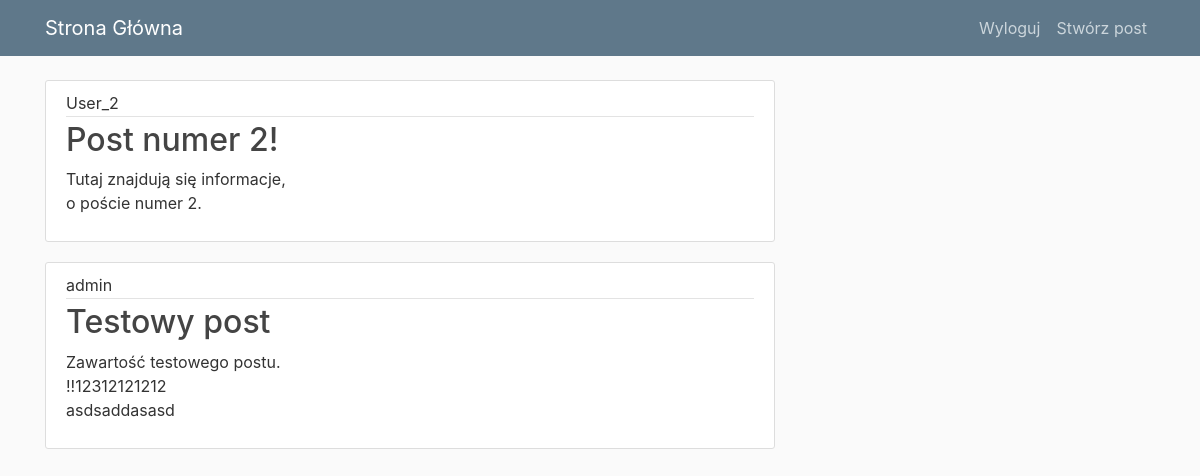
Screenshot of / (signed in) with the database file from the repository.
### home_page/models.py (models this page shows, shortened)
class Post(models.Model):
    title = models.CharField(max_length=100,verbose_name=u"Tytuł")
    content = models.TextField(verbose_name=u"Opis postu")
    date_posted = models.DateTimeField(default=timezone.now)
    author = models.ForeignKey(User, on_delete=models.CASCADE)

### home_page/views.py (the view)
# urls.py: path('', PostListView.as_view(),name="home_page-home"),
class PostListView(ListView):
    model = Post
    template_name = 'home_page/home.html'
    context_object_name = 'posts'
    ordering = ['-date_posted']

### home_page/templates/home_page/home.html
{% extends 'home_page/base.html' %}
{% block content %}
    {% for post in posts %}
    <article class="media content-section">
        <div class="media-body">
          <div class="article-metadata">
            <a class="mr-2" >{{ post.author }}</a>
          </div>
          <h2><a class="article-title" href="{% url 'post-detail' post.id %}">{{ post.title }}</a></h2>
          <p class="article-content">{{ post.content }}</p>
        </div>
      </article>
    {% endfor %}
{% endblock content %}

### home_page/static/home_page/main.css (style rules this page uses)
body { background: #fafafa; color: #333333; margin-top: 5rem; }
h1, h2, h3, h4, h5, h6 { color: #444444; }
.content-section { background: #ffffff; padding: 10px 20px; border: 1px solid #dddddd; border-radius: 3px; margin-bottom: 20px; }
.article-title { color: #444444; }
.article-content { white-space: pre-line; }
.article-metadata { padding-bottom: 1px; margin-bottom: 4px; border-bottom: 1px solid #e3e3e3 }

### rows the page displays
Post: author "User_2", title "Post numer 2!", content "Tutaj znajdują się informacje, o poście numer 2."
Post: author "admin", title "Testowy post", content "Zawartość testowego postu. !!12312121212 asdsaddasasd"
